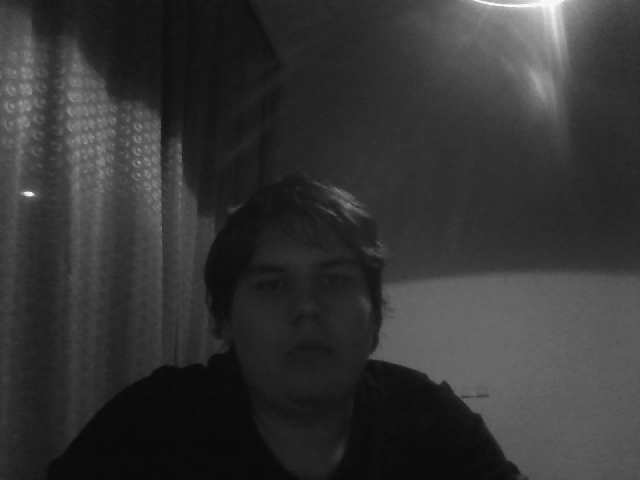
#> input picture frame 3 of KM/kamera_testy/video.avi, 640 x 480 px, given in place of the camera
$ python angle_detect.py   (older library calls are emulated)
#> lines starting #> are read from the running program, lines starting #| are printed output that depends on the picture
import numpy as np
import cv2

#######################################################################################################
# FUNKCJE

def position(hsv,color_low,color_upper):
    area = [0,0]
    ind = 0
    cx = -1
    cy = -1
    contour_max = 0

    mask = cv2.inRange(hsv,color_low,color_upper)
    cv2.imshow('mask',mask)

    contours, hierarchy = cv2.findContours(mask,cv2.RETR_EXTERNAL,cv2.CHAIN_APPROX_SIMPLE)

    if(len(contours)):
        area = range(len(contours))
        for index in range(len(contours)):
            area[index] = cv2.contourArea(contours[index])

        ind = np.argmax(area)
        print(area[ind])

    if area[ind] > 1.0:
        M = cv2.moments(contours[ind])
        contour_max = contours[ind]
        cx = int(M['m10']/M['m00'])
        cy = int(M['m01']/M['m00'])

    return cx,cy,contour_max

# funkcja do rysowania na klatce
def rysowanie(frame,x,y,contour_max,color,yy):
    cv2.putText(frame,'B: x = {0} y = {1}'.format(x,y),(20,yy), cv2.FONT_HERSHEY_SIMPLEX, 1,color,2)
    cv2.circle(frame,(x,y), 3, (255,0,255), -1)
    cv2.drawContours(frame,[contour_max], 0, (255,0,255), 2)

# funkcja do wykrywania kata
def dec(img,color_low,color_upper,x,y):
    area = [0.0,0.0]
    indmax1 = 0
    indmax2 = 0
    dec = np.NaN
    cx1 = np.NaN
    cy1 = np.NaN
    cx2 = np.NaN
    cy2 = np.NaN

    mask = cv2.inRange(hsv,color_low,color_upper)
#     cv2.imshow('mask',mask)

    contours, hierarchy = cv2.findContours(mask,cv2.RETR_EXTERNAL,cv2.CHAIN_APPROX_SIMPLE)

    if(len(contours) > 1):
        area = range(len(contours))
        for index in range(len(contours)):
            area[index] = cv2.contourArea(contours[index])

        maxsort = np.argsort(area)
        indmax1 = maxsort[len(maxsort)-1]
        indmax2 = maxsort[len(maxsort)-2]
    if(area[indmax1] > 1.0 and area[indmax2]  > 1.0 ):
        M1 = cv2.moments(contours[indmax1])
        M2 = cv2.moments(contours[indmax2])
        # sodek 1 leda
        if(M1['m00'] != 0.0 and M2['m00'] != 0.0):
            cx1 = M1['m10']/M1['m00']
            cy1 = M1['m01']/M1['m00']
            # srodek 2 leda
            cx2 = M2['m10']/M2['m00']
            cy2 = M2['m01']/M2['m00']
            print("1 = {0:.2f},{1:.2f}  2 = {2:.2f},{3:.2f}".format(cx1,cy1,cx2,cy2))
            if(cx1 == cx2):
                if(cx1 >= x):
                    dec = 90.0
                else:
                    dec = -90.0
            else:
                a = (cy1-cy2)/(cx1-cx2)
                b = cy1 - a * cx1
                dec = np.arctan(a)*180.0/3.14159
                if(y < (a*x+b) and dec < 0.0):
                    dec = 180.0 + dec
                elif(y < (a*x+b) and dec > 0.0):
                    dec = -180.0 + dec
                elif(dec == 0.0 and y > cy1):
                    dec = 180.0


    print(dec)
    return dec,cx1,cy1,cx2,cy2

#######################################################################################################
# PROGRAM

cap = cv2.VideoCapture(1)

print( cap.isOpened())
print(cap.get(3))
print(cap.get(4))

# RED
lower_red = np.array([0,100,100])
upper_red = np.array([40,255,255])

 # GREEN
lower_green = np.array([60,80,80])
upper_green = np.array([75,255,255])

# BLUE
lower_blue = np.array([90,100,100])
upper_blue = np.array([110,255,255])


##########################################
# PETLA GLOWNA
# fourcc = cv2.cv.CV_FOURCC('XVID')
video = cv2.VideoWriter('video.avi',-1,5,(640,480))

while(cap.isOpened()):

    ret, frame = cap.read()
#> frame is the input picture: shape (480, 640, 3); min 9, max 250, mean 53
    blur = cv2.blur(frame,(3,3))
    cv2.imwrite('frame.jpg',frame)


    ##############################################################
    # WYKRYWANIE DRONA (RED)
    b,g,r = cv2.split(blur)
    b -= 50
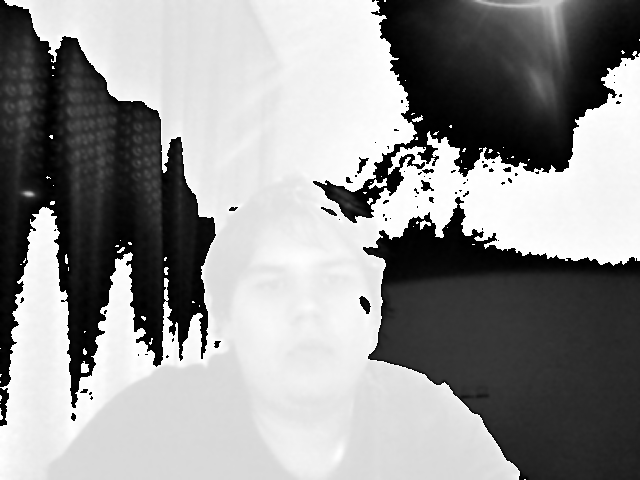
#> b: shape (480, 640); min 0, max 255, mean 147.1
    r -= 50
    blur_mod = cv2.merge((b,g,r))
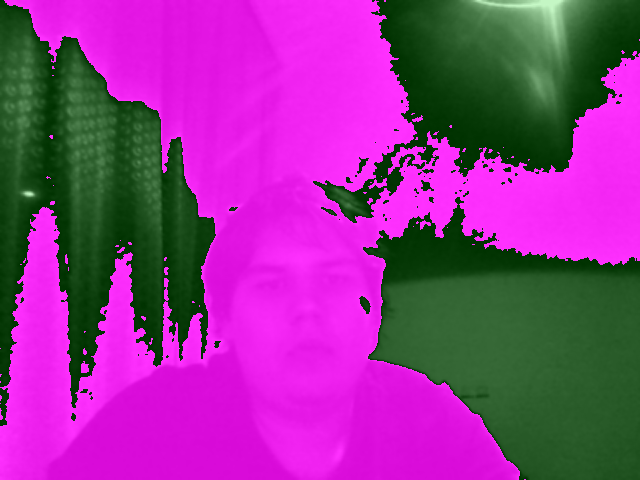
#> blur_mod: shape (480, 640, 3); mean B, G, R 147.1, 53, 147.1
    hsv = cv2.cvtColor(blur, cv2.COLOR_BGR2HSV)
#> hsv: shape (480, 640, 3); mean H, S, V 0, 0, 53
    x,y,contour_max = position(hsv,lower_green, upper_green)
#> in position, `mask = cv2.inRange(hsv,color_low,color_upper)`: mask: shape (480, 640); every value is 0
#> in position, `contours, hierarchy = cv2.findContours(mask,cv2.RETR_EXTERNAL,cv2.CHAI..`: contours = []
#> x = -1; y = -1; contour_max = 0


    ##############################################################
    # WYKRYWANIE KATA (BLUE)
    hsv = cv2.cvtColor(blur, cv2.COLOR_BGR2HSV)
    kat,cx1,cy1,cx2,cy2 = dec(hsv,lower_blue, upper_blue,x,y)
#> in dec, `contours, hierarchy = cv2.findContours(mask,cv2.RETR_EXTERNAL,cv2.CHAI..`: contours = []
#> kat = nan; cx1 = nan; cy1 = nan; cx2 = nan; cy2 = nan

    ##############################################################
    # RYSOWANIE
    if(x > 0):
        rysowanie(frame,x, y, contour_max,(0,0,255),30)
    if(not np.isnan(cx1)):
        cv2.line(frame,(int(cx1),int(cy1)),(int(cx2),int(cy2)),(255,0,0),2)
        cv2.putText(frame,'kat = {0:.2f}'.format(kat),(20,60), cv2.FONT_HERSHEY_SIMPLEX, 1,(255,0,0),2)


    cv2.imshow('frame',frame)
    video.write(frame)
    if cv2.waitKey(1) & 0xFF == ord('q'):
#> (key q is pressed here)
        break

# When everything done, release the capture
cap.release()
video.release()
cv2.destroyAllWindows()
print("THE END")

$ run again, starting later in the video
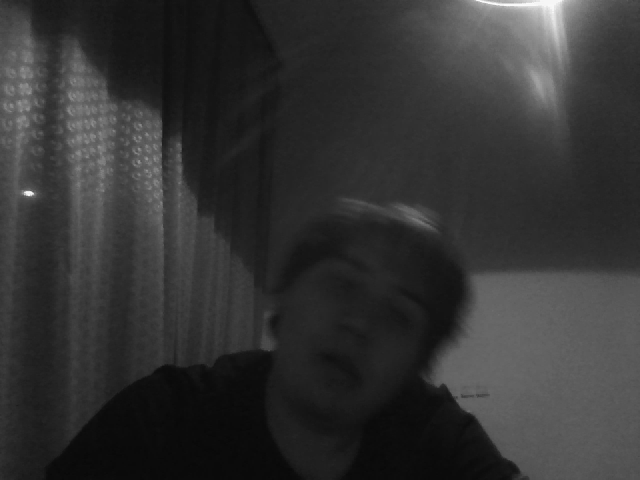
#> input picture frame 14 of KM/kamera_testy/video.avi, 640 x 480 px, given in place of the camera
#> frame is the input picture: shape (480, 640, 3); min 9, max 251, mean 51.5
#> `b -= 50`:
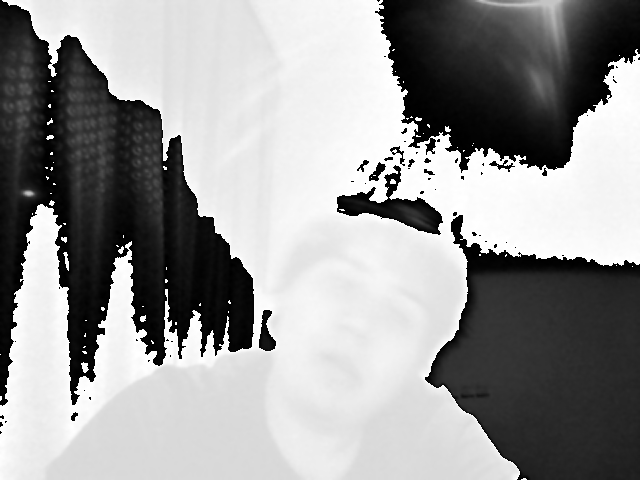
#> b: shape (480, 640); min 0, max 255, mean 151.7
#> `blur_mod = cv2.merge((b,g,r))`:
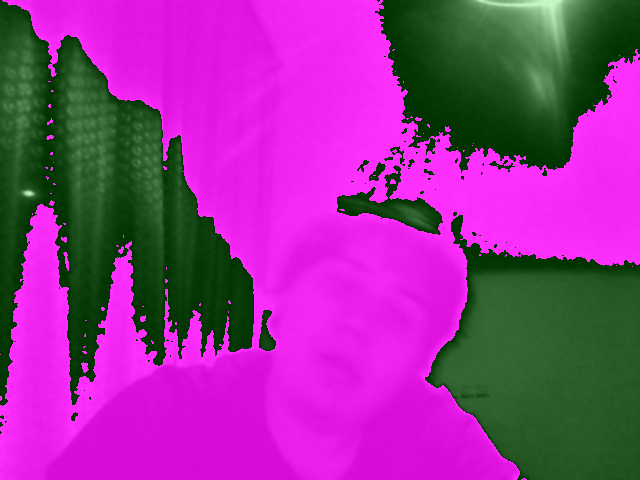
#> blur_mod: shape (480, 640, 3); mean B, G, R 151.7, 51.5, 151.7
#> hsv: shape (480, 640, 3); mean H, S, V 0, 0, 51.5
#> mask: shape (480, 640); every value is 0
#> in position, `contours, hierarchy = cv2.findContours(mask,cv2.RETR_EXTERNAL,cv2.CHAI..`: contours = []
#> x = -1; contour_max = 0
#> in dec, `contours, hierarchy = cv2.findContours(mask,cv2.RETR_EXTERNAL,cv2.CHAI..`: contours = []
#> kat = nan

$ run again, starting later in the video
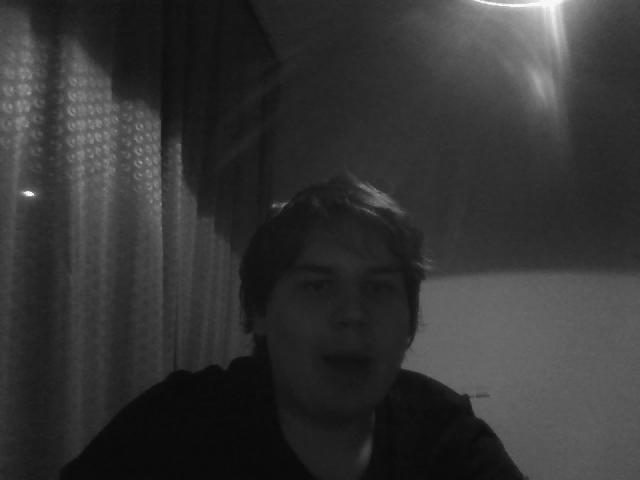
#> input picture frame 26 of KM/kamera_testy/video.avi, 640 x 480 px, given in place of the camera
#> frame is the input picture: shape (480, 640, 3); min 9, max 250, mean 52.3
#> `b -= 50`:
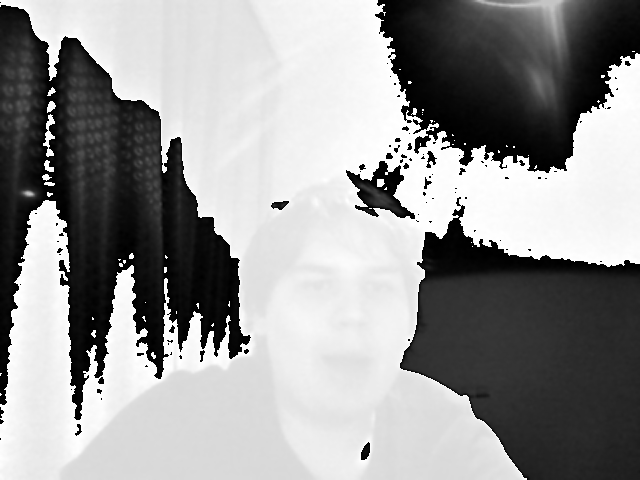
#> b: shape (480, 640); min 0, max 255, mean 150.4
#> `blur_mod = cv2.merge((b,g,r))`:
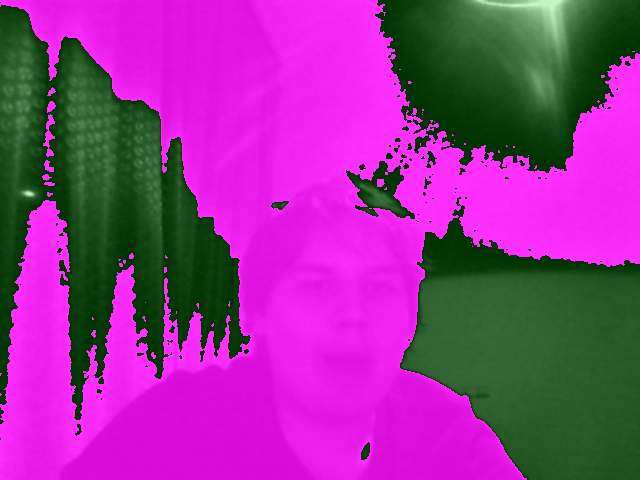
#> blur_mod: shape (480, 640, 3); mean B, G, R 150.4, 52.3, 150.4
#> hsv: shape (480, 640, 3); mean H, S, V 0, 0, 52.3
#> mask: shape (480, 640); every value is 0
#> in position, `contours, hierarchy = cv2.findContours(mask,cv2.RETR_EXTERNAL,cv2.CHAI..`: contours = []
#> x = -1; contour_max = 0
#> in dec, `contours, hierarchy = cv2.findContours(mask,cv2.RETR_EXTERNAL,cv2.CHAI..`: contours = []
#> kat = nan
